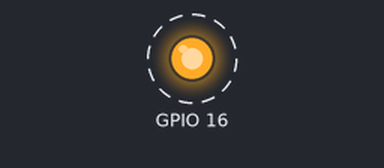
The program below on a simulated Raspberry Pi (BCM pin numbers). Parts: output pins drawn as LEDs (lit = HIGH). Dashed ring = blinking. What the program prints to the terminal is not drawn. At 20.0 s the program stops and its outputs stay as they are.

Above: at 0.2 s.
Timing chart, 0 to 3.0 s (numbered marks = the images above):
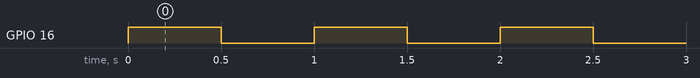

Measured:
- by itself, GPIO 16: alternates HIGH for 0.50 s and LOW for 0.50 s, 40 changes in all, then stays LOW

The program:

blink.py
```python
import time
import RPi.GPIO as GPIO

GPIO.setmode(GPIO.BCM)
GPIO.setup(16, GPIO.OUT)

for count in range(20):
    GPIO.output(16, True)
    time.sleep(0.5)
    GPIO.output(16, False)
    time.sleep(0.5)

print("Done!")
GPIO.cleanup()
```
